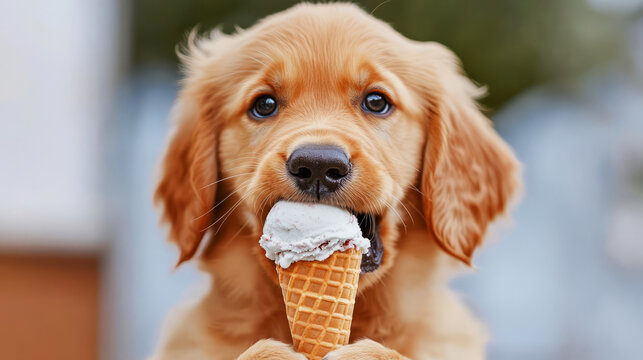
#> input picture DAY12/dog.jpg, 643 x 360 px
$ python task4.py
#> lines starting #> are read from the running program, lines starting #| are printed output that depends on the picture
import cv2
import numpy as np
import matplotlib.pyplot as plt

def bgrToRgb(image):
    rows, columns, channel=image.shape
    rgb=np.zeros_like(image)
    for i in range(rows):
        for j in range(columns):
            blue=image[i][j][0]
            green=image[i][j][1]
            red=image[i][j][2]
            rgb[i][j][0]=red
            rgb[i][j][1]=green
            rgb[i][j][2]=blue
    return rgb

def rgbToGray(image):
    rows, columns, channel=image.shape
    gray=np.zeros((rows, columns), dtype=np.uint8)
    for i in range(rows):
        for j in range(columns):
            blue=image[i][j][0]
            green=image[i][j][1]
            red=image[i][j][2]
            grayVal=int(0.114*blue+0.587*green+0.299*red)
            gray[i][j]=grayVal
    return gray

def imgGradient(image):
    rows, columns=image.shape
    gx=np.zeros((rows, columns), dtype=np.float32)
    gy=np.zeros((rows, columns), dtype=np.float32)

    sobelX=np.array([[-1, 0, 1],
                     [-2, 0, 2],
                     [-1, 0, 1]])
    sobelY=np.array([[-1, -2, -1],
                     [0, 0, 0],
                     [1, 2, 1]])

    for i in range(1, rows-1):
        for j in range(1, columns-1):
            region=np.zeros((3, 3), dtype=np.float32)
            for m in range(3):
                for n in range(3):
                    region[m][n]=image[i-1+m][j-1+n]
            gx[i][j]=np.sum(region*sobelX)
            gy[i][j]=np.sum(region*sobelY)

    return gx, gy

def harrisCorner(image, threshold=0.01):
    gx, gy=imgGradient(image)
    rows, columns=image.shape
    cornerRes=np.zeros((rows, columns), dtype=np.float32)
    k=0.04
    for i in range(1, rows-1):
        for j in range(1, columns-1):
            gxReg=np.zeros((3, 3), dtype=np.float32)
            gyReg=np.zeros((3, 3), dtype=np.float32)
            for m in range(3):
                for n in range(3):
                    gxReg[m][n]=gx[i-1+m][j-1+n]
                    gyReg[m][n]=gy[i-1+m][j-1+n]
            sumGx=np.sum(gxReg*gxReg)
            sumGy=np.sum(gyReg*gyReg)
            sumGxy=np.sum(gxReg*gyReg)
            determinant=(sumGx*sumGy-sumGxy*sumGxy)
            trace=sumGx+sumGy
            response=determinant-k*(trace*trace)
            cornerRes[i][j]=response
    maxRes=np.max(cornerRes)
    keypoints=[]
    for i in range(1, rows-1):
        for j in range(1, columns-1):
            if cornerRes[i][j]>threshold*maxRes:
                neighborhood=np.zeros((3, 3), dtype=np.float32)
                for m in range(3):
                    for n in range(3):
                        neighborhood[m][n]=cornerRes[i-1+m][j-1+n]
                if cornerRes[i][j]==np.max(neighborhood):
                    keypoints.append((j, i))
    return keypoints, cornerRes

def sift(image, keypoints):
    gx, gy=imgGradient(image)
    descriptors=[]
    for x, y in keypoints:
        if x<8 or y<8:
            continue
        if x>=image.shape[1]-8:
            continue
        if y>=image.shape[0]-8:
            continue
        des=[]
        for i in range(y-8, y+8, 4):
            for j in range(x-8, x+8, 4):
                magnitude=[]
                orientation=[]
                for m in range(i, i+4):
                    for n in range(j, j+4):
                        dx=gx[m][n]
                        dy=gy[m][n]
                        mag=np.sqrt(dx*dx+dy*dy)
                        angle=np.degrees(np.arctan2(dy, dx))
                        if angle<0:
                            angle+=360
                        magnitude.append(mag)
                        orientation.append(angle)
                histogram=np.zeros(8)
                for k in range(len(magnitude)):
                    binInd=int(orientation[k]/45)
                    if binInd>=8:
                        binInd=7
                    histogram[binInd]+=magnitude[k]
                for value in histogram:
                    des.append(value)
        descriptors.append(des)
    return np.array(descriptors, dtype=np.float32)

def brief(image, keypoints, pairs=64):
    descriptors=[]
    np.random.seed(10)
    pointPairs=[]
    for i in range(pairs):
        x1=np.random.randint(-8, 9)
        y1=np.random.randint(-8, 9)

        x2=np.random.randint(-8, 9)
        y2=np.random.randint(-8, 9)
        pointPairs.append((x1, y1, x2, y2))

    for x, y in keypoints:
        if x<8 or y<8:
            continue
        if x>=image.shape[1]-8:
            continue
        if y>=image.shape[0]-8:
            continue
        des=[]
        for x1, y1, x2, y2 in pointPairs:
            pix1=image[y+y1][x+x1]
            pix2=image[y+y2][x+x2]
            if pix1<pix2:
                des.append(1)
            else:
                des.append(0)
        descriptors.append(des)

    return np.array(descriptors, dtype=np.uint8)

def orb(image, keypoints, pairs=64):
    descriptors=[]
    np.random.seed(10)
    pointPairs=[]
    for i in range(pairs):
        x1=np.random.randint(-8, 9)
        y1=np.random.randint(-8, 9)

        x2=np.random.randint(-8, 9)
        y2=np.random.randint(-8, 9)
        pointPairs.append((x1, y1, x2, y2))

    gx, gy=imgGradient(image)
    for x, y in keypoints:
        if x<8 or y<8:
            continue
        if x>=image.shape[1]-8:
            continue
        if y>=image.shape[0]-8:
            continue
        angle=np.arctan2(gy[y][x], gx[y][x])
        des=[]
        for x1, y1, x2, y2 in pointPairs:
            rx1=int(x1*np.cos(angle)-y1*np.sin(angle))
            ry1=int(x1*np.sin(angle)+y1*np.cos(angle))
            rx2=int(x2*np.cos(angle)-y2*np.sin(angle))
            ry2=int(x2*np.sin(angle)+y2*np.cos(angle))
            pix1=image[y+ry1][x+rx1]
            pix2=image[y+ry2][x+rx2]
            if pix1<pix2:
                des.append(1)
            else:
                des.append(0)
        descriptors.append(des)

    return np.array(descriptors, dtype=np.uint8)

def brisk(image, keypoints):
    descriptors=[]
    radius=6
    samplePoints=[]
    for angle in range(0, 360, 30):
        rad=np.radians(angle)
        x=int(radius*np.cos(rad))
        y=int(radius*np.sin(rad))
        samplePoints.append((x, y))
    for x, y in keypoints:
        if x<radius or y<radius:
            continue
        if x>=image.shape[1]-radius:
            continue
        if y>=image.shape[0]-radius:
           continue
        des=[]
        for i in range(len(samplePoints)):
            for j in range(i+1, len(samplePoints)):
                x1, y1=samplePoints[i]
                x2, y2=samplePoints[j]
                pix1=image[y+y1][x+x1]
                pix2=image[y+y2][x+x2]
                if pix1<pix2:
                    des.append(1)
                else:
                    des.append(0)
        descriptors.append(des)
    return np.array(descriptors, dtype=np.uint8)

img=cv2.imread("dog.jpg")
#> img is the input picture: shape (360, 643, 3); mean B, G, R 129.1, 144, 165.1
if img is None:
    print("No image...")
    exit()
gray=rgbToGray(img)
#> after the loop in rgbToGray, `for i in range(rows):`:
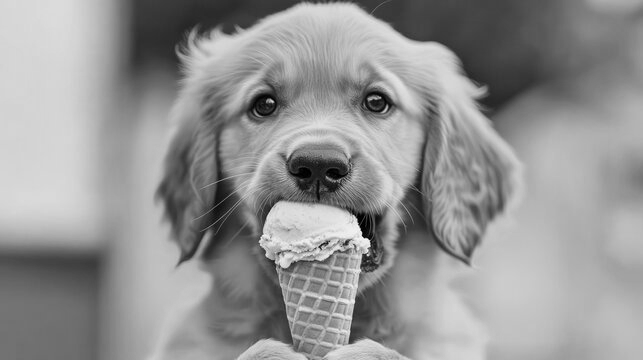
#> gray: shape (360, 643); min 0, max 248, mean 148.1
keypoints, cornerRes=harrisCorner(gray, threshold=0.01)
#> after the loop in imgGradient, `for i in range(1, rows-1):`:
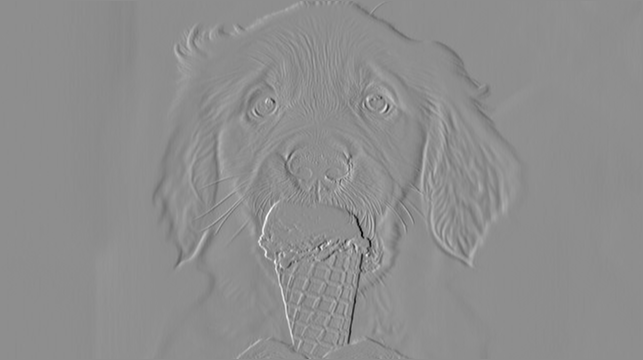
#> gx: shape (360, 643) float32; min -903, max 716, mean -0.2; drawn with min black and max white
#> after the loop in imgGradient, `for i in range(1, rows-1):`:
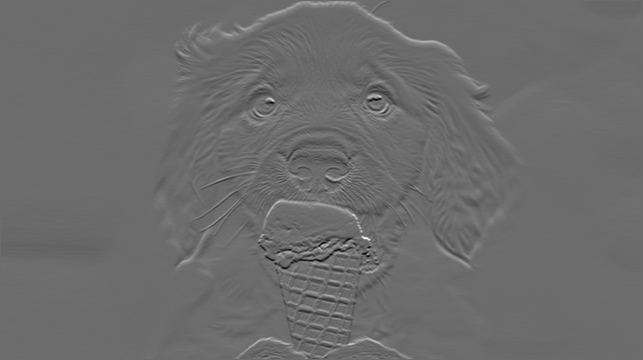
#> gy: shape (360, 643) float32; min -624, max 847, mean 1.4; drawn with min black and max white
#> after the loop in harrisCorner, `for i in range(1, rows-1):`:
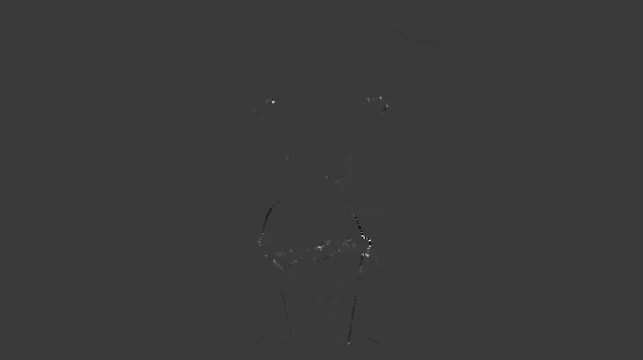
#> cornerRes: shape (360, 643) float32; min -4.1e+11, max 1.36e+12, mean 204336352; drawn with min black and max white
#> in harrisCorner, `maxRes=np.max(cornerRes)`: maxRes = 1.36e+12
#> after the loop in harrisCorner, `for i in range(1, rows-1):`: keypoints = 177 pairs, first value 217 to 418, second value 2 to 345
print("Keypoints: ", len(keypoints))
#| Keypoints:  177
siftDes=sift(gray, keypoints)
#> the loop in sift, `for x, y in keypoints:` made 177 passes
#> (x, y) on passes 1 to 3: (327, 2), (315, 3), (380, 97)
#> after the loop in sift, `for x, y in keypoints:`: descriptors = 175 items
briefDes=brief(gray, keypoints)
#> the loop in brief, `for x, y in keypoints:` made 177 passes
#> in brief, `return np.array(descriptors, dtype=np.uint8)`:
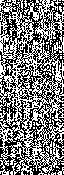
#> returned value: shape (175, 64); values 0 (black) and 1 (white), 48.7% white in thin lines or dots
orbDes=orb(gray, keypoints)
#> the loop in orb, `for x, y in keypoints:` made 177 passes
#> (x, y, angle) on passes 3 to 5: (380, 97, 2.49), (376, 98, -2.77), (270, 99, 1.69)
#> in orb, `return np.array(descriptors, dtype=np.uint8)`:
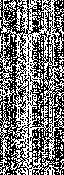
#> returned value: shape (175, 64); values 0 (black) and 1 (white), 46.4% white in thin lines or dots
briskDes=brisk(gray, keypoints)
#> the loop in brisk, `for x, y in keypoints:` made 177 passes
#> in brisk, `return np.array(descriptors, dtype=np.uint8)`:
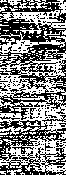
#> returned value: shape (175, 66); values 0 (black) and 1 (white), 50.6% white; black in thin lines or dots

print("\nSIFT")
print("No of descriptors: ", len(siftDes))
#| No of descriptors:  175
if len(siftDes)>0:
    print("Size of Descriptor: ", siftDes.shape[1])
#| Size of Descriptor:  128
    print("Type: Float")

print("\nBRIEF")
print("No of descriptors: ", len(briefDes))
#| No of descriptors:  175
if len(briefDes)>0:
    print("Size of Descriptor: ", briefDes.shape[1])
#| Size of Descriptor:  64
    print("Type: Binary")

print("\nORB")
print("No of descriptors: ", len(orbDes))
#| No of descriptors:  175
if len(orbDes)>0:
    print("Size of Descriptor: ", orbDes.shape[1])
#| Size of Descriptor:  64
    print("Type: Binary")

print("\nBRISK")
print("No of descriptors: ", len(briskDes))
#| No of descriptors:  175
if len(briskDes)>0:
    print("Size of Descriptor: ", briskDes.shape[1])
#| Size of Descriptor:  66
    print("Type: Binary")

siftSize=0
if siftDes is not None and len(siftDes)>0:
    siftSize=len(siftDes[0])
#> siftSize = 128

briefSize=0
if briefDes is not None and len(briefDes)>0:
    briefSize=len(briefDes[0])
#> briefSize = 64

orbSize=0
if orbDes is not None and len(orbDes)>0:
    orbSize=len(orbDes[0])
#> orbSize = 64

briskSize=0
if briskDes is not None and len(briskDes)>0:
    briskSize=len(briskDes[0])
#> briskSize = 66


print("-"*70)
print("Comparison Table")
print("-"*70)
print("Method\t\tKeypoints\tDescriptor Size\tType\t\tSpeed")
print("SIFT\t\t", len(siftDes), "\t\t", siftSize, "\t\tFloat\t\tSlow")
#| SIFT		 175 		 128 		Float		Slow
print("BRIEF\t\t", len(briefDes), "\t\t", briefSize, "\t\tBinary\t\tVery fast")
#| BRIEF		 175 		 64 		Binary		Very fast
print("ORB\t\t", len(orbDes), "\t\t", orbSize, "\t\tBinary\t\tFast")
#| ORB		 175 		 64 		Binary		Fast
print("BRISK\t\t", len(briskDes), "\t\t", briskSize, "\t\tBinary\t\tFast")
#| BRISK		 175 		 66 		Binary		Fast
